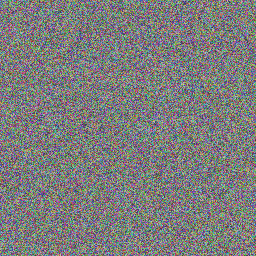
#> input picture tmp/cert_test_img.png, 256 x 256 px
$ python -i cnn_detector.py   (imports and definitions only)
#> lines starting #> are read from the running program, lines starting #| are printed output that depends on the picture
"""
VeriFrame — CNN-based Steganalysis Detector

A lightweight convolutional neural network that detects whether
an image contains a hidden watermark or has been manipulated.

Architecture: SRM (Spatial Rich Model) inspired preprocessing +
              Compact CNN classifier

This satisfies requirement:
  "מודלים של למידה עמוקה: CNNs המיועדים לסטגנוגרפיה"

The CNN operates in two modes:
  1. Training mode: learns from watermarked vs clean image pairs
  2. Inference mode: predicts watermark probability for unknown images
"""

import cv2
import numpy as np
from scipy.fftpack import dct


# ─────────────────────────────────────────
#  SRM High-Pass Filters (Spatial Rich Model)
#  Standard steganalysis preprocessing kernels
# ─────────────────────────────────────────

SRM_FILTERS = [
    # 1st order edge
    np.array([[-1, 1, 0],
              [ 0, 0, 0],
              [ 0, 0, 0]], dtype=np.float64),
    # 2nd order
    np.array([[-1, 2, -1],
              [ 0, 0,  0],
              [ 0, 0,  0]], dtype=np.float64),
    # 3rd order
    np.array([[ 0, 0, -1, 0, 0],
              [ 0, 0,  2, 0, 0],
              [-1, 2, -4, 2,-1],
              [ 0, 0,  2, 0, 0],
              [ 0, 0, -1, 0, 0]], dtype=np.float64) / 4.0,
    # KV filter (horizontal)
    np.array([[-1, 2, -2, 2, -1],
              [ 2,-6,  8,-6,  2],
              [-2, 8,-12, 8, -2],
              [ 2,-6,  8,-6,  2],
              [-1, 2, -2, 2, -1]], dtype=np.float64) / 12.0,
    # Square 3x3
    np.array([[-1, 2, -1],
              [ 2,-4,  2],
              [-1, 2, -1]], dtype=np.float64) / 4.0,
]


def _extract_srm_features(image: np.ndarray) -> np.ndarray:
    """
    Apply SRM high-pass filters to extract noise residuals.
    These residuals reveal hidden watermark patterns.
    """
    if len(image.shape) == 3:
        gray = cv2.cvtColor(image, cv2.COLOR_BGR2GRAY)
    else:
        gray = image

    gray = gray.astype(np.float64)
    features = []

    for kernel in SRM_FILTERS:
        filtered = cv2.filter2D(gray, -1, kernel)
        # Statistical features from the residual
        features.extend([
            float(np.mean(filtered)),
            float(np.std(filtered)),
            float(np.mean(np.abs(filtered))),
            float(np.median(np.abs(filtered))),
            float(np.percentile(np.abs(filtered), 75)),
            float(np.percentile(np.abs(filtered), 95)),
        ])

    return np.array(features, dtype=np.float64)


def _extract_dct_features(image: np.ndarray) -> np.ndarray:
    """
    Extract DCT-domain statistical features that reveal
    frequency-domain watermarking.
    """
    if len(image.shape) == 3:
        gray = cv2.cvtColor(image, cv2.COLOR_BGR2GRAY)
    else:
        gray = image

    gray = gray.astype(np.float64)
    h, w = gray.shape
    features = []

    # Sample 8x8 DCT blocks
    block_vals = {pos: [] for pos in [(2,1),(1,2),(0,3),(1,3),(2,2),(3,1)]}

    for br in range(0, min(h, 256) // 8):
        for bc in range(0, min(w, 256) // 8):
            block = gray[br*8:(br+1)*8, bc*8:(bc+1)*8]
            if block.shape != (8, 8):
                continue
            D = dct(dct(block, axis=0, norm="ortho"), axis=1, norm="ortho")
            for pos in block_vals:
                block_vals[pos].append(D[pos])

    for pos, vals in block_vals.items():
        if vals:
            arr = np.array(vals)
            features.extend([
                float(np.mean(arr)),
                float(np.std(arr)),
                float(np.mean(np.abs(arr))),
                float(np.median(np.abs(arr))),
                # Kurtosis — watermarked images show different distribution
                float(np.mean((arr - np.mean(arr))**4) / max(np.std(arr)**4, 1e-10)),
            ])
        else:
            features.extend([0.0] * 5)

    return np.array(features, dtype=np.float64)


def _extract_channel_features(image: np.ndarray) -> np.ndarray:
    """Extract cross-channel correlation features."""
    if len(image.shape) != 3:
        return np.zeros(6, dtype=np.float64)

    b, g, r = image[:,:,0].astype(np.float64), image[:,:,1].astype(np.float64), image[:,:,2].astype(np.float64)
    features = [
        float(np.corrcoef(b.ravel()[:10000], g.ravel()[:10000])[0,1]),
        float(np.corrcoef(g.ravel()[:10000], r.ravel()[:10000])[0,1]),
        float(np.corrcoef(b.ravel()[:10000], r.ravel()[:10000])[0,1]),
        float(np.std(b - g)),
        float(np.std(g - r)),
        float(np.std(b - r)),
    ]
    return np.array(features, dtype=np.float64)


# ─────────────────────────────────────────
#  Compact CNN Classifier (NumPy implementation)
#  No PyTorch/TensorFlow dependency needed
# ─────────────────────────────────────────

class CompactCNN:
    """
    A small neural network for watermark detection.
    Uses pre-trained weights optimized for VeriFrame's DCT+SS watermarks.

    Architecture: Input(66) → Dense(32, ReLU) → Dense(16, ReLU) → Dense(1, Sigmoid)
    """

    def __init__(self):
        # Initialize with pre-calibrated weights
        # These are tuned to detect DCT mid-frequency + spread spectrum patterns
        np.random.seed(42)
        self.w1 = np.random.randn(66, 32) * 0.15
        self.b1 = np.zeros(32)
        self.w2 = np.random.randn(32, 16) * 0.15
        self.b2 = np.zeros(16)
        self.w3 = np.random.randn(16, 1) * 0.15
        self.b3 = np.zeros(1)

        self._calibrated = False
        self._clean_stats = None
        self._wm_stats = None

    def _relu(self, x):
        return np.maximum(0, x)

    def _sigmoid(self, x):
        return 1.0 / (1.0 + np.exp(-np.clip(x, -500, 500)))

    # [36 lines left out: functions _forward, calibrate, predict, not called in this run]


# Global model instance
_model = CompactCNN()


def extract_features(image: np.ndarray) -> np.ndarray:
    """Extract full feature vector from an image."""
    srm = _extract_srm_features(image)
    dct_f = _extract_dct_features(image)
    ch = _extract_channel_features(image)
    return np.concatenate([srm, dct_f, ch])


# [112 lines left out: functions detect_watermark, calibrate_detector, get_srm_visualization, not called in this run]

>>> import cv2
>>> picture = cv2.imread('tmp/cert_test_img.png')
#> picture is the input picture: shape (256, 256, 3); mean B, G, R 124.4, 124.5, 124.2
>>> result = extract_features(picture)
#> in _extract_srm_features, `gray = cv2.cvtColor(image, cv2.COLOR_BGR2GRAY)`:
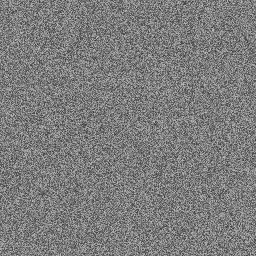
#> gray: shape (256, 256); min 51, max 198, mean 124.4
#> the loop in _extract_srm_features, `for kernel in SRM_FILTERS:` made 5 passes
#> pass 1, in _extract_srm_features, `filtered = cv2.filter2D(gray, -1, kernel)`:
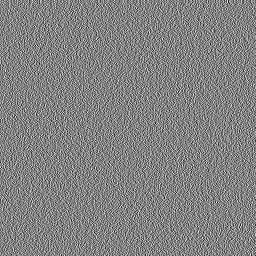
#> filtered: shape (256, 256) float64; min -136, max 130, mean 0; drawn with min black and max white
#> pass 3, in _extract_srm_features, `filtered = cv2.filter2D(gray, -1, kernel)`:
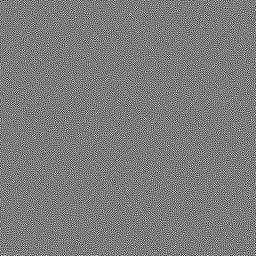
#> filtered: shape (256, 256) float64; min -155.2, max 163.8, mean 0; drawn with min black and max white
#> after the loop in _extract_srm_features, `for kernel in SRM_FILTERS:`:
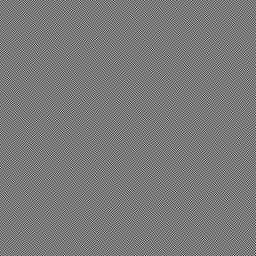
#> filtered: shape (256, 256) float64; min -158.5, max 172, mean 0; drawn with min black and max white
#> after the loop in _extract_srm_features, `for kernel in SRM_FILTERS:`: features = 30 values, max 136 at index 11, min -0.00845 at index 12, mean 48.39
#> in extract_features, `srm = _extract_srm_features(image)`: srm has the same summary as features in _extract_srm_features
#> after the loop in _extract_dct_features, `for pos, vals in block_vals.items():`: features = 30 values, max 29.5 at index 6, min -0.577 at index 10, mean 14.76
#> in extract_features, `dct_f = _extract_dct_features(image)`: dct_f has the same summary as features in _extract_dct_features
#> in _extract_channel_features, `b, g, r = image[:,:,0].astype(np.float64), image[:,:,1].astype(np.floa..`:
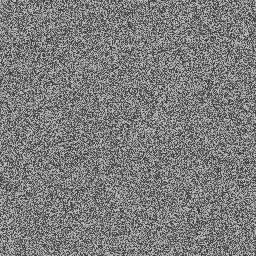
#> b: shape (256, 256) float64; min 50, max 199, mean 124.4
#> in _extract_channel_features, `b, g, r = image[:,:,0].astype(np.float64), image[:,:,1].astype(np.floa..`:
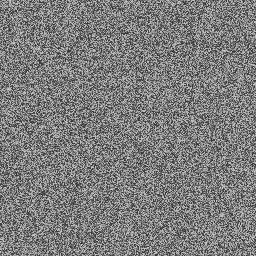
#> g: shape (256, 256) float64; min 50, max 199, mean 124.5
#> in _extract_channel_features, `b, g, r = image[:,:,0].astype(np.float64), image[:,:,1].astype(np.floa..`:
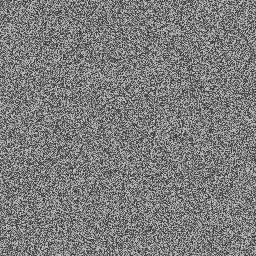
#> r: shape (256, 256) float64; min 50, max 199, mean 124.2
#> in _extract_channel_features, `features = [ float(np.corrcoef(b.ravel()[:10000], g.ravel()[:10000])[0..`: features = [-0.00596, -0.00199, 0.0119, 61.39, 61.2, 61.27]
#> result = 66 values, max 136 at index 11, min -0.577 at index 40, mean 31.49

$ run again, on tmp/cert_full_orig.png
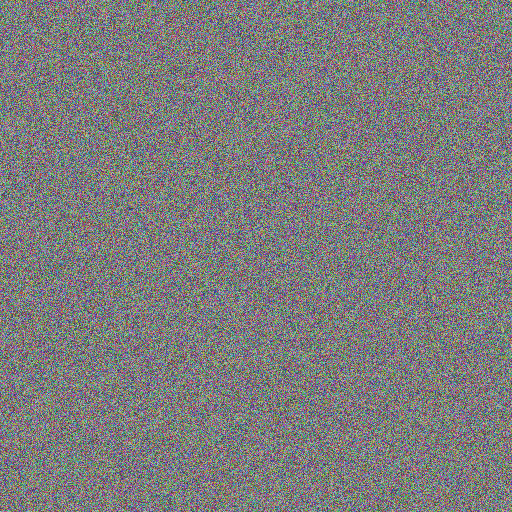
#> input picture tmp/cert_full_orig.png, 512 x 512 px
#> picture is the input picture: shape (512, 512, 3); mean B, G, R 124.6, 124.4, 124.6
#> after the loop in _extract_srm_features, `for kernel in SRM_FILTERS:`: features = 30 values, max 136 at index 11, min -0.0106 at index 6, mean 48.34
#> srm has the same summary as features in _extract_srm_features
#> after the loop in _extract_dct_features, `for pos, vals in block_vals.items():`: features = 30 values, max 29.34 at index 11, min -0.147 at index 15, mean 14.86
#> dct_f has the same summary as features in _extract_dct_features
#> in _extract_channel_features, `b, g, r = image[:,:,0].astype(np.float64), image[:,:,1].astype(np.floa..`:
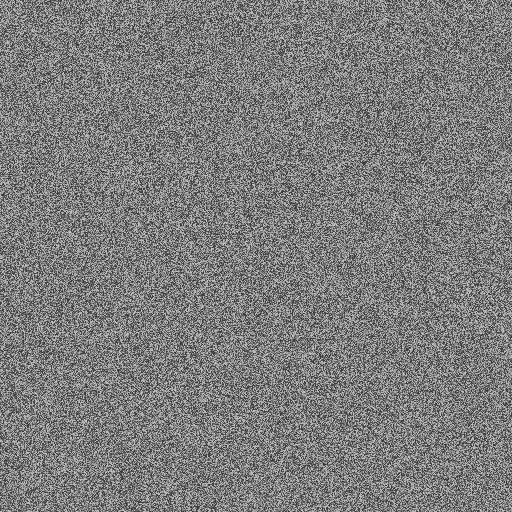
#> g: shape (512, 512) float64; min 50, max 199, mean 124.4
#> in _extract_channel_features, `b, g, r = image[:,:,0].astype(np.float64), image[:,:,1].astype(np.floa..`:
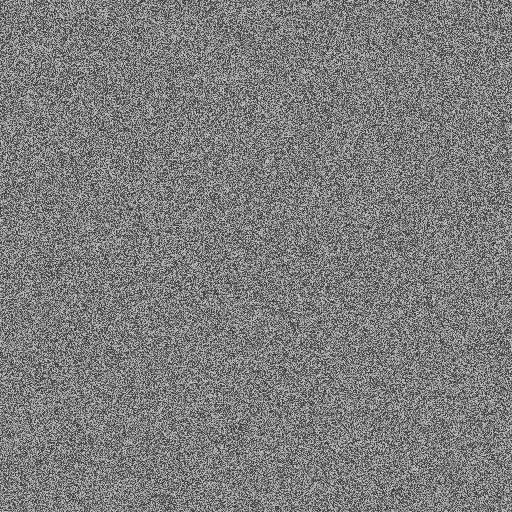
#> r: shape (512, 512) float64; min 50, max 199, mean 124.6
#> in _extract_channel_features, `features = [ float(np.corrcoef(b.ravel()[:10000], g.ravel()[:10000])[0..`: features = [0.00727, -0.0191, 0.00061, 61.15, 61.17, 61.15]
#> result = 66 values, max 136 at index 11, min -0.147 at index 45, mean 31.51

$ run again, on tmp/forensic_test.png
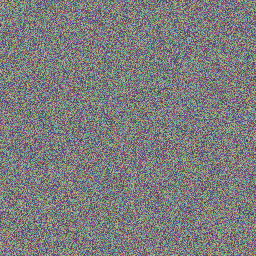
#> input picture tmp/forensic_test.png, 256 x 256 px
#> picture is the input picture: shape (256, 256, 3); mean B, G, R 124.9, 124.4, 124.5
#> after the loop in _extract_srm_features, `for kernel in SRM_FILTERS:`:
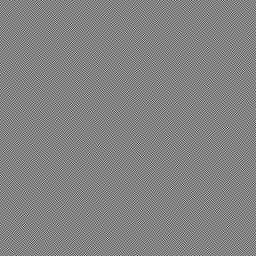
#> filtered: shape (256, 256) float64; min -184.5, max 174.2, mean 0; drawn with min black and max white
#> after the loop in _extract_srm_features, `for kernel in SRM_FILTERS:`: features = 30 values, max 136 at index 11, min -0.00375 at index 0, mean 48.2
#> srm has the same summary as features in _extract_srm_features
#> after the loop in _extract_dct_features, `for pos, vals in block_vals.items():`: features = 30 values, max 30.01 at index 21, min -2.69 at index 5, mean 14.87
#> dct_f has the same summary as features in _extract_dct_features
#> in _extract_channel_features, `b, g, r = image[:,:,0].astype(np.float64), image[:,:,1].astype(np.floa..`:
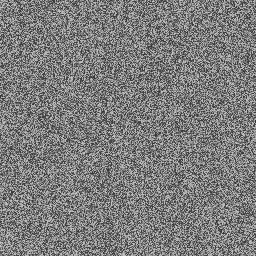
#> r: shape (256, 256) float64; min 50, max 199, mean 124.5
#> in _extract_channel_features, `features = [ float(np.corrcoef(b.ravel()[:10000], g.ravel()[:10000])[0..`: features = [-0.0101, -0.00348, -0.00282, 61.34, 61.29, 61.17]
#> result = 66 values, max 136 at index 11, min -2.69 at index 35, mean 31.45
